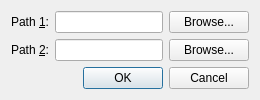
<?xml version="1.0" encoding="UTF-8"?>
<ui version="4.0">
 <class>TexturePathDialog</class>
 <widget class="QDialog" name="TexturePathDialog">
  <property name="windowTitle">
   <string>Texture Paths</string>
  </property>
  <layout class="QFormLayout" name="formLayout">
   <item row="0" column="0">
    <widget class="QLabel" name="path1Label">
     <property name="text">
      <string>Path &amp;1:</string>
     </property>
     <property name="buddy">
      <cstring>path1LineEdit</cstring>
     </property>
    </widget>
   </item>
   <item row="0" column="1">
    <layout class="QHBoxLayout" name="path1Layout">
     <item>
      <widget class="QLineEdit" name="path1LineEdit"/>
     </item>
     <item>
      <widget class="QPushButton" name="path1BrowseButton">
       <property name="text">
        <string>Browse...</string>
       </property>
      </widget>
     </item>
    </layout>
   </item>
   <item row="1" column="0">
    <widget class="QLabel" name="path2Label">
     <property name="text">
      <string>Path &amp;2:</string>
     </property>
     <property name="buddy">
      <cstring>path2LineEdit</cstring>
     </property>
    </widget>
   </item>
   <item row="1" column="1">
    <layout class="QHBoxLayout" name="path2Layout">
     <item>
      <widget class="QLineEdit" name="path2LineEdit"/>
     </item>
     <item>
      <widget class="QPushButton" name="path2BrowseButton">
       <property name="text">
        <string>Browse...</string>
       </property>
      </widget>
     </item>
    </layout>
   </item>
   <item row="2" column="0" colspan="2">
    <widget class="QDialogButtonBox" name="buttonBox">
     <property name="standardButtons">
      <set>QDialogButtonBox::Cancel|QDialogButtonBox::Ok</set>
     </property>
    </widget>
   </item>
  </layout>
 </widget>
 <resources/>
 <connections/>
</ui>
